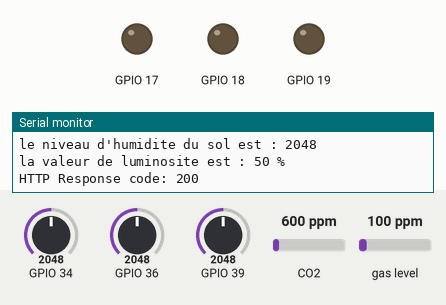
This program was run on a simulated ESP32. On the bench: output pins drawn as LEDs (lit = HIGH), the last lines printed to the serial monitor. The test bench sets the inputs (shaded band); at power-on: GPIO 36 = 2048, GPIO 34 = 2048, GPIO 39 = 2048, CO2 600 ppm, gas level 100 ppm. WiFi joins after 1.5 s; servers stay silent unless stated; uploads are accepted with an empty reply.

Above: at 2.7 s.
2.8 s: GPIO 36 set to 1930
At 7.7 s:
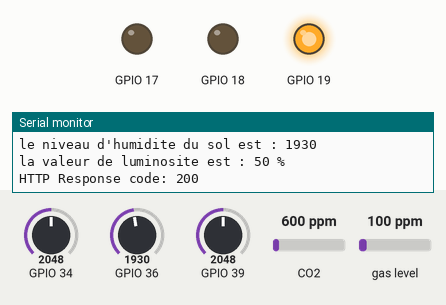
8.7 s: GPIO 36 set to 2962
14.6 s: GPIO 36 set to 3043
At 18.4 s:
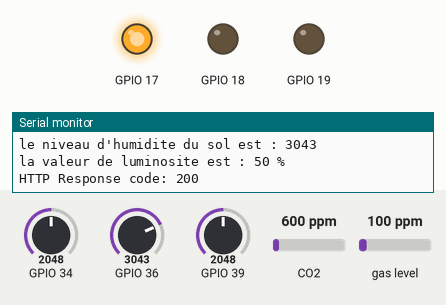
20.5 s: GPIO 36 set to 1962
At 23.1 s:
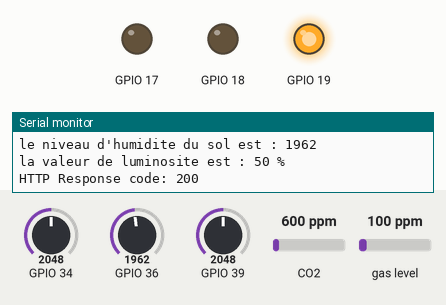
26.4 s: GPIO 36 set to 3972
At 29.1 s:
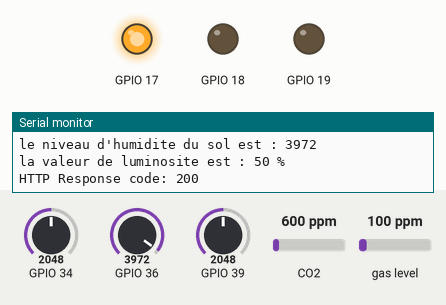
Timing chart, 0 to 30.6 s (numbered marks = the images above; inputs shaded):
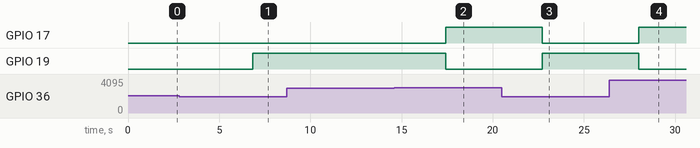

The program:

main.cpp
```cpp
#include <Arduino.h>
#include "Adafruit_CCS811.h"
#include <SPI.h>
#include <HTTPClient.h>

#include "Humidity.hpp"
#include "Led.hpp"
#include "Luminosite.hpp"
#include "Steam.hpp"
// declaration des variables


const char* ssid = "FibreOP532";
const char* password = "9PXPE66PM6XM55M8";
const char* serverName = "http://192.168.2.29:8000";
Adafruit_CCS811 ccs;

Steam mySteamCaptor(39);
Luminosite lumCaptor(34);
Humidity myHumidity(36);
Led mesLed(19,18,17);

int niveauVap = 0;
int niveauLum = 0;
int niveauHum = 0;

void setup() {
  Serial.begin(9600);

  WiFi.begin(ssid, password);
  Serial.println("Connecting");
  while(WiFi.status() != WL_CONNECTED) {
    delay(500);
    Serial.print(".");
  }
  Serial.println("");
  Serial.print("Connected to WiFi network with IP Address: ");
  Serial.println(WiFi.localIP());

  //capteur de CO2
  if(!ccs.begin()){
    Serial.println("Echec detection capteur CCS811");
    while(1);
  }
  // Attente que le capteur soit pret ...
  while(!ccs.available());
  //capteur de vapeur d'eau
  mySteamCaptor.setupcaptor();
  //capteur d'humidite
  myHumidity.setupSoil();
  //capteur de luminosite
  lumCaptor.setup();
  //led
  mesLed.setup();
}
void loop() {

  //capteur de vapeur d'eau
  niveauVap = (mySteamCaptor.steamLecture() * 100) /4095;
  //capteur d'humidite
  niveauHum = myHumidity.humidityLecture();
  //capteur de luminosite
  niveauLum = (lumCaptor.detection() * 100) /4095;
  if(niveauHum < 2002)
  {
    mesLed.onBlue();
    mesLed.offGreen();
    mesLed.offRed();
  }else if (niveauHum < 500 && niveauHum >3003)
  {
    mesLed.onGreen();
    mesLed.offBlue();
    mesLed.offRed();
  }else if (niveauHum > 3003)
  {
    mesLed.onRed();
    mesLed.offBlue();
    mesLed.offBlue();
  }

  //capteur de CO2
  if(ccs.available()){
    if(!ccs.readData()){
      Serial.print("CO2 : ");
      Serial.print(ccs.geteCO2());
      Serial.print("ppm, TVOC : ");
      Serial.println(ccs.getTVOC());
    }
    else{
      Serial.println("Erreur !");
      while(1);
    }
  }
  Serial.print("le niveau de vapeur d'eau degagee est : ");
  Serial.println(niveauVap);
  Serial.print("le niveau d'humidite du sol est : ");
  Serial.println(niveauHum);

  Serial.print("la valeur de luminosite est : ");
  Serial.print(niveauLum);
  Serial.println(" %");

  // Création du message à envoyer au serveur
  String httpDATA = "mac_address=";
  httpDATA += WiFi.macAddress();
  httpDATA += "&vapeurEau=";
  httpDATA += niveauVap;
  httpDATA += "&luminosite=";
  httpDATA += niveauLum;
  httpDATA += "&humidite=";
  httpDATA += niveauHum;
  httpDATA += "&co2=";
  httpDATA += ccs.geteCO2();


  // Serial.println("-------------------------------------");
  if(WiFi.status()== WL_CONNECTED){
      // Envoie du message POST au serveur
      HTTPClient http;
      // Your Domain name with URL path or IP address with path
      http.begin(serverName);
      http.addHeader("Content-Type", "text/plain");
      int httpResponseCode = http.POST(httpDATA);
      Serial.print("HTTP Response code: ");
      Serial.println(httpResponseCode);
      // Free resources
      http.end();
    }
    else {
      Serial.println("WiFi Disconnected");
    }

  delay(5000);

}
```

Humidity.hpp
```cpp
class Humidity
{
private:
    int pinCaptor;
    int captorReading;
public:
    Humidity(int pin);
    ~Humidity();
    void setupSoil();

    int humidityLecture();
};
```

Led.hpp
```cpp
class Led
{
private:
    int pinBlueLed;
    int pinGreenLed;
    int pinRedLed;

public:
    Led(int pin1, int pin2, int pin3);
    ~Led();
    void setup();
    void onBlue();
    void onGreen();
    void onRed();
    void offBlue();
    void offGreen();
    void offRed();
};
```

Luminosite.hpp
```cpp
class Luminosite
{
private:
    int pinCaptor;
    int lumValue;
public:
    Luminosite(int pin);
    ~Luminosite();
    void setup();
    int detection();
};
```

Steam.hpp
```cpp
class Steam
{
private:
    int sensorValue;
    int pinCaptor;

public:
    Steam(int pin);
    ~Steam();
    void setupcaptor();

    int steamLecture();
};
```

Humidity.cpp
```cpp
#include <Arduino.h>
#include "Humidity.hpp"

Humidity::Humidity(int pin)
{
    pinCaptor = pin;
}

Humidity::~Humidity()
{
}

int Humidity::humidityLecture()
{
    captorReading = analogRead(pinCaptor);
    return captorReading;
}

void Humidity::setupSoil()
{
    pinMode(pinCaptor, INPUT);
}
```

Led.cpp
```cpp
#include <Arduino.h>
#include "Led.hpp"

Led::Led(int pin1, int pin2, int pin3)
{
    pinBlueLed = pin1;
    pinGreenLed = pin2;
    pinRedLed = pin3;
}

Led::~Led()
{
}

void Led::setup()
{
    pinMode (pinBlueLed,OUTPUT);
    pinMode (pinRedLed,OUTPUT);
    pinMode (pinGreenLed,OUTPUT);
}
void Led::onBlue()
{
    digitalWrite(pinBlueLed, HIGH);
}
void Led::onGreen()
{
    digitalWrite(pinGreenLed, HIGH);
}
void Led::onRed()
{
    digitalWrite(pinRedLed, HIGH);
}

void Led::offBlue()
{
    digitalWrite(pinBlueLed, LOW);
}
void Led::offGreen()
{
    digitalWrite(pinGreenLed, LOW);
}
void Led::offRed()
{
    digitalWrite(pinRedLed, LOW);
}
```

Luminosite.cpp
```cpp
#include<Arduino.h>
#include "Luminosite.hpp"

Luminosite::Luminosite(int pin)
{
    pinCaptor = pin;
}

Luminosite::~Luminosite()
{
}

void Luminosite::setup()
{
    pinMode(pinCaptor, INPUT);
}

int Luminosite::detection()
{
    lumValue = analogRead(pinCaptor);
    return lumValue;
}
```

Steam.cpp
```cpp
#include <Arduino.h>
#include "Steam.hpp"

Steam::Steam(int pin)
{
    pinCaptor = pin;
}

Steam::~Steam()
{
}

int Steam::steamLecture()
{

   sensorValue = analogRead(pinCaptor);   //connect Steam sensors to Analog 0
   return sensorValue;
}

void Steam::setupcaptor()
{
    pinMode(pinCaptor, INPUT);
}
```

Measured:
- the behaviour switches between 2002 and 2001 on GPIO 36 (found by bisection; images 0 and 1)
- the behaviour switches between 3003 and 3004 on GPIO 36 (found by bisection; images 1 and 2)
- after the input at 2.8 s, GPIO 19: LOW → HIGH after 4.1 s
- after the input at 14.6 s, GPIO 17: LOW → HIGH after 2.8 s; GPIO 19: HIGH → LOW after 2.8 s
- after the input at 20.5 s, GPIO 17: HIGH → LOW after 2.2 s; GPIO 19: LOW → HIGH after 2.2 s
- after the input at 26.4 s, GPIO 17: LOW → HIGH after 1.6 s; GPIO 19: HIGH → LOW after 1.6 s
